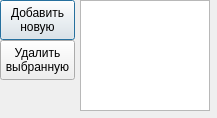
<?xml version="1.0" encoding="UTF-8"?>
<ui version="4.0">
 <class>SoftwareVersionDialog</class>
 <widget class="QDialog" name="SoftwareVersionDialog">
  <property name="geometry">
   <rect>
    <x>0</x>
    <y>0</y>
    <width>217</width>
    <height>118</height>
   </rect>
  </property>
  <property name="windowTitle">
   <string>Dialog</string>
  </property>
  <widget class="QTableWidget" name="tableWidget_softwareVersion">
   <property name="geometry">
    <rect>
     <x>80</x>
     <y>0</y>
     <width>130</width>
     <height>111</height>
    </rect>
   </property>
   <attribute name="horizontalHeaderVisible">
    <bool>false</bool>
   </attribute>
   <attribute name="verticalHeaderVisible">
    <bool>false</bool>
   </attribute>
  </widget>
  <widget class="QPushButton" name="pushButton_addNewVersion">
   <property name="geometry">
    <rect>
     <x>0</x>
     <y>0</y>
     <width>75</width>
     <height>40</height>
    </rect>
   </property>
   <property name="text">
    <string>Добавить
новую</string>
   </property>
  </widget>
  <widget class="QPushButton" name="pushButton_removeSelectedVersion">
   <property name="geometry">
    <rect>
     <x>0</x>
     <y>40</y>
     <width>75</width>
     <height>40</height>
    </rect>
   </property>
   <property name="text">
    <string>Удалить
выбранную</string>
   </property>
  </widget>
 </widget>
 <resources/>
 <connections/>
</ui>
